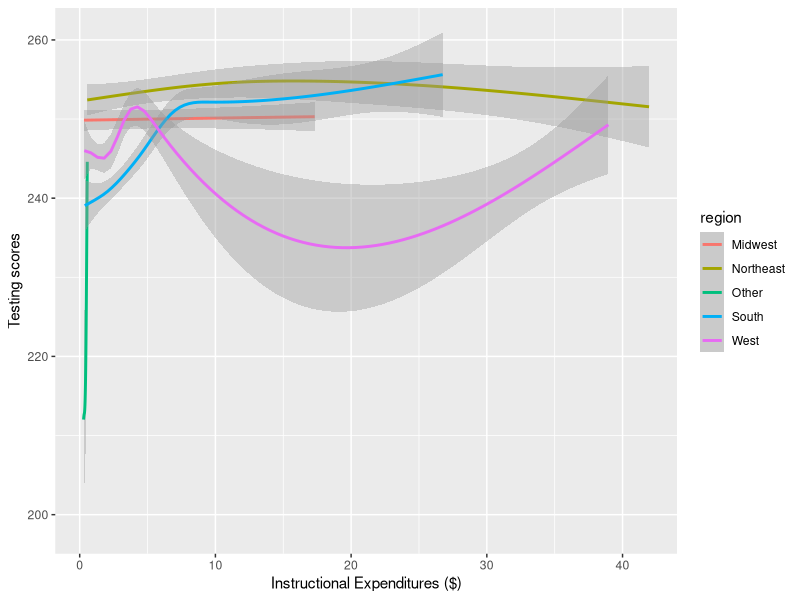
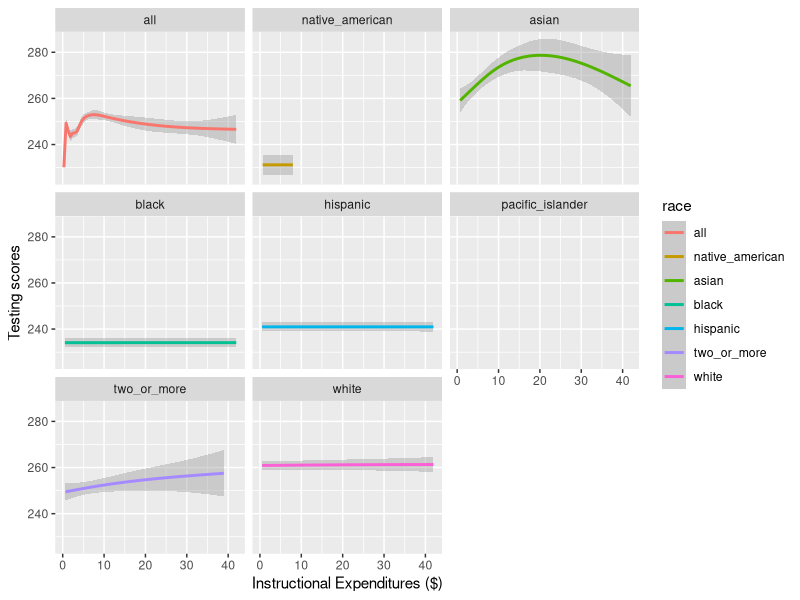
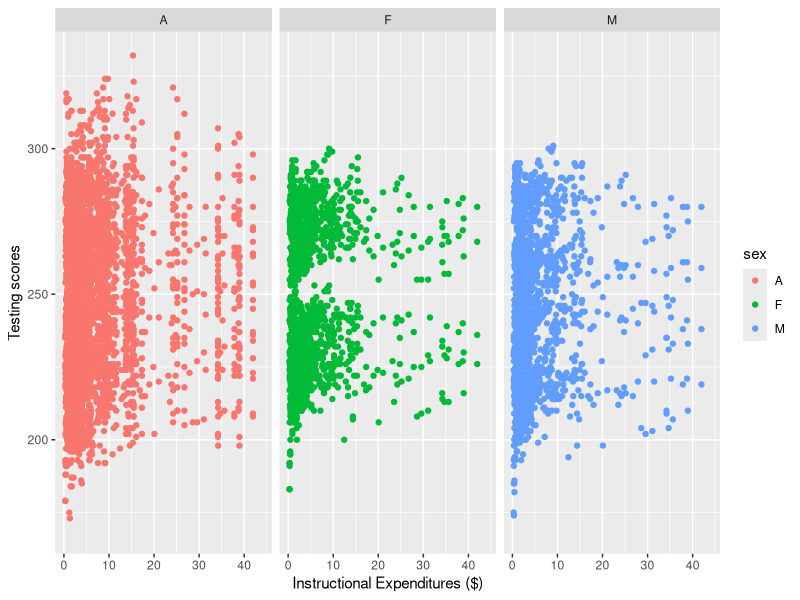
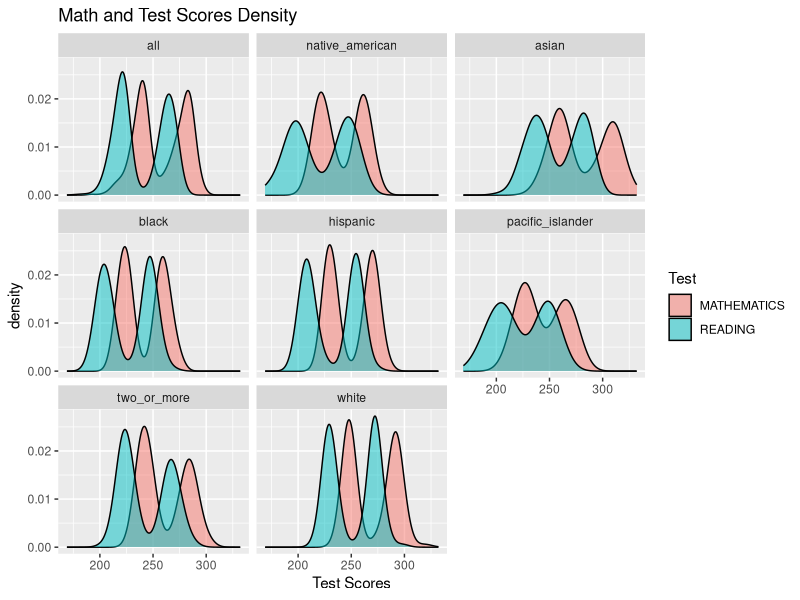
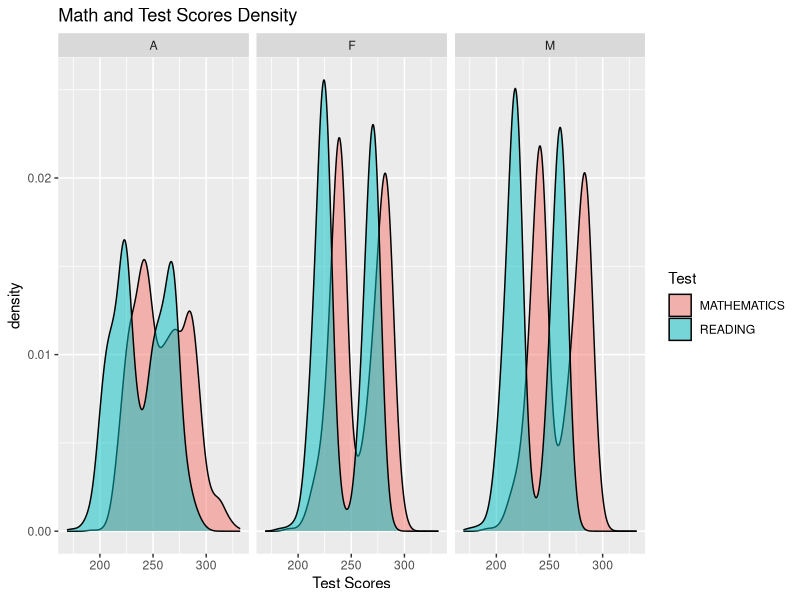
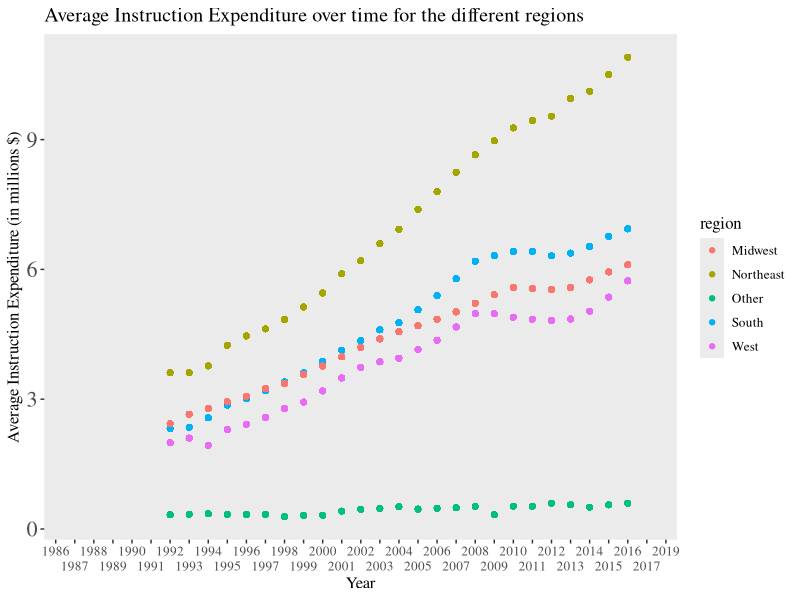

Here is the R script that generated these plots, in order: (Note: this script raises an error after producing the figures.)
## ---- chunk 1
knitr::opts_chunk$set(echo = FALSE)
library(tidyverse)
library(readxl)
## ---- chunk 2
schools <- read_xlsx("US_schools_data.xlsx")
## ---- chunk 3
clean_schools <-schools %>%
  select(PRIMARY_KEY,
         TOTAL_EXPENDITURE, 
         INSTRUCTION_EXPENDITURE, 
         SUPPORT_SERVICES_EXPENDITURE, 
         OTHER_EXPENDITURE, 
         CAPITAL_OUTLAY_EXPENDITURE, 
         ends_with("READING"), 
         ends_with("MATHEMATICS"))
## ---- chunk 4

clean_schools$PRIMARY_KEY <- str_replace(clean_schools$PRIMARY_KEY,"_", " ")

clean_schools <- clean_schools %>%
  separate(PRIMARY_KEY, 
           into = c("year", "state"), 
           sep = " ")

clean_schools$state <- str_replace_all(clean_schools$state, "_", " ")


## ---- chunk 5
clean_schools <- clean_schools %>%
  pivot_longer("G04_A_A_READING":"G08_TR_A_MATHEMATICS",
               names_to = c("grade","race", "sex", "test"),
               names_sep = "_",
               values_to = "score")
## ---- chunk 6
clean_schools <- clean_schools %>%
  mutate(sex = as.factor(sex),
         race = fct_recode(as.factor(clean_schools$race), 
                           all = "A",
                           asian = "AS",
                           hispanic = "HI",
                           black = "BL",
                           white = "WH",
                           pacific_islander = "HP",
                           two_or_more = "TR",
                           native_american = "AM"),
         test = as.factor(test),
         grade =as.factor(grade),
         INSTRUCTION_EXPENDITURE = INSTRUCTION_EXPENDITURE / 1000000
         )
  
## ---- chunk 7
MIDWEST <- c("INDIANA",
             "ILLINOIS",
             "MICHIGAN",
             "OHIO",
             "WISCONSIN",
             "IOWA",
             "KANSAS",
             "MINNESOTA",
             "MISSOURI",
             "NEBRASKA",
             "NORTH DAKOTA",
             "SOUTH DAKOTA")

NORTHEAST <- c("CONNECTICUT",
               "MAINE",
               "MASSACHUSETTS",
               "NEW HAMPSHIRE",
             "RHODE ISLAND",
             "VERMONT",
             "NEW JERSEY",
             "NEW YORK",
             "PENNSYLVANIA")

SOUTH <- c("DELAWARE",
           "DISTRICT",
           "FLORIDA",
           "GEORGIA",
            "MARYLAND",
           "NORTH CAROLINA",
           "SOUTH CAROLINA",
           "VIRGINIA",
            "WEST VIRGINIA",
           "ALABAMA","KENTUCKY",
           "MISSISSIPPI",
            "TENNESSEE",
           "ARKANSAS",
           "LOUISIANA",
           "OKLAHOMA",
           "TEXAS")

WEST <- c("ARIZONA",
          "COLORADO",
          "IDAHO",
          "NEW MEXICO",
          "MONTANA",
            "UTAH",
          "NEVADA",
          "WYOMING",
          "ALASKA",
          "CALIFORNIA",
            "HAWAII",
          "OREGON",
          "WASHINGTON")

clean_schools <- clean_schools %>%
  mutate(region = if_else(state %in% MIDWEST, "Midwest", 
                          if_else(state %in% NORTHEAST, "Northeast", 
                                  if_else(state %in% SOUTH, "South", 
                                          if_else(state %in% WEST, "West", "Other")))))

## ---- chunk 8
clean_schools %>%
  group_by(region) %>%
  ggplot(aes(x = INSTRUCTION_EXPENDITURE, y = score, color = region)) +
  geom_smooth() +
  labs(x = "Instructional Expenditures ($)", 
       y = "Testing scores")  

clean_schools %>%
  ggplot(aes(x = INSTRUCTION_EXPENDITURE, y = score, color = race)) +
  #geom_point() +
  geom_smooth() +
  labs(x = "Instructional Expenditures ($)", 
       y = "Testing scores")  +
  facet_wrap(~race)

clean_schools %>%
  ggplot(aes(x = INSTRUCTION_EXPENDITURE, y = score, color = sex)) +
  geom_point() +
  labs(x = "Instructional Expenditures ($)", 
       y = "Testing scores")  +
  facet_wrap(~sex)
## ---- chunk 9
clean_schools %>%
  ggplot()+
  geom_density(mapping = aes(x = score, fill = test), alpha = 0.5)+
  facet_wrap(~race) +
  labs(title = "Math and Test Scores Density", x = "Test Scores", fill = "Test")

clean_schools %>%
  ggplot()+
  geom_density(mapping = aes(x = score, fill = test), alpha = 0.5)+
  facet_wrap(~sex) +
  labs(title = "Math and Test Scores Density", x = "Test Scores", fill = "Test")
## ---- chunk 10
clean_schools %>%
  #filter(!is.na(INSTRUCTION_EXPENDITURE)) %>%
  group_by(year, region, race, sex) %>%
  mutate(  avg = mean(INSTRUCTION_EXPENDITURE, na.rm = TRUE),
         year = as.factor(year)) %>%
  ggplot(mapping = aes(x = year, y = avg, color = region))+
  geom_point() +
  scale_x_discrete(guide = guide_axis(n.dodge=2))+
  theme(panel.grid.major = element_blank(), 
        panel.grid.minor = element_blank(),
        text=element_text(size=12, 
                          family="serif"),
                          axis.text.y = element_text(size = 16))+
  labs(title = "Average Instruction Expenditure over time for the different regions", y = "Average Instruction Expenditure (in millions $)", x = "Year")
## ---- chunk 11
clean_schools %>%
  group_by(year, region) %>%
  filter(year > 1992 & year < 2017) %>%
  mutate(
    avg = mean(INSTRUCTION_EXPENDITURE, na.rm = TRUE),
         year = as.factor(year)) %>%
  ggplot(mapping = aes(x = year, 
                       y = avg,
                       group = region,
                       color = fct_reorder2(region, year, INSTRUCTION_EXPENDITURE)))+
  geom_line() +
  scale_x_discrete(guide = guide_axis(n.dodge=2)) +
  #scale_colour_brewer(palette = "Paired") +
  theme(panel.grid.major = element_blank(), 
        panel.grid.minor = element_blank(),
        text=element_text(size=12, 
                          family="serif"),
                          axis.text.y = element_text(size = 16))+
  # code for removing gridlines from https://felixfan.github.io/ggplot2-remove-grid-background-margin/
  # code for font from https://stackoverflow.com/questions/34522732/changing-fonts-in-ggplot2
  # annotation from https://ggplot2.tidyverse.org/reference/annotate.html
  labs(title = "Average Instruction Expenditure Over Time by Region",
       x = "Year",
       y = "Average Instruction Expenditure (Millions $)",
       color = "Region")+
  annotate("text", 
           x = "2012", 
           y = 7.75, 
           label = "Large increase \n for Northeast",
           size = 2)

## ---- chunk 12
clean_schools %>%
  filter(test == "MATHEMATICS",
         !is.na(score)) %>%
  lm(score ~ INSTRUCTION_EXPENDITURE, data = .) ->
  math_model

clean_schools %>%
  filter(test == "READING",
         !is.na(score)) %>%
  lm(score ~ INSTRUCTION_EXPENDITURE, data = .) ->
  reading_model
## ---- chunk 13
summary(math_model)
# math model has higher r^2
summary(reading_model)
## ---- chunk 14
clean_schools %>%
  lm(score ~ test, data = .) ->
  test_model
summary(test_model)
## ---- chunk 15
clean_schools %>%
  mutate(year = as.numeric(year)) %>%
  lm(score ~ test + year, data = .) %>%
  summary()
## ---- chunk 16
clean_schools %>%
  mutate(year = as.numeric(year),
         state = as.factor(state)) %>%
  lm(score ~ test + year + SUPPORT_SERVICES_EXPENDITURE, data = .) %>%
  summary()
## ---- chunk 17
clean_schools %>%
  mutate(year = as.numeric(year)) %>%
  lm(score ~ test + year + region + SUPPORT_SERVICES_EXPENDITURE, data = .) %>%
  summary()
## ---- chunk 18
clean_schools %>%
  mutate(year = as.numeric(year)) %>%
  lm(score ~ test + year + region + SUPPORT_SERVICES_EXPENDITURE + race, data = .) %>%
  summary()
## ---- chunk 19
clean_schools %>%
  mutate(year = as.numeric(year)) %>%
  lm(score ~ test + year + region + race, data = .) %>%
  summary()
## ---- chunk 20
clean_schools %>%
  mutate(year = as.numeric(year)) %>%
  lm(score ~ test + year + region + SUPPORT_SERVICES_EXPENDITURE + race + grade, data = .) %>%
  summary()
## ---- chunk 21
clean_schools %>%
  mutate(year = as.numeric(year)) %>%
  lm(score ~ test + year + region +  race + grade + INSTRUCTION_EXPENDITURE, data = .) %>%
  summary()
## ---- chunk 22
clean_schools %>%
  mutate(year = as.numeric(year)) %>%
  lm(score ~ test + year + region + race + grade , data = .) %>%
  summary()
## ---- chunk 23
clean_schools %>%
  mutate(year = as.numeric(year)) %>%
  ggplot(mapping = aes(x = year, 
                           y = score,
                           color = race))+
  geom_point()+
  geom_jitter()+
  #stat_smooth(method = "lm")+
  facet_grid(rows = vars(test), cols = vars(grade))+
  theme(panel.grid.major = element_blank(), 
        panel.grid.minor = element_blank())
## ---- chunk 24
clean_schools %>%
  filter(year >= 2010,
         race != "all") %>%
  mutate(year = as.factor(year)) %>%
  ggplot(mapping = aes(x = year, 
                           y = score,
                           color = race))+
  geom_point()+
  geom_jitter()+
  stat_smooth(method = "lm")+
  facet_grid(rows = vars(test), cols = vars(grade))+
  theme(panel.grid.major = element_blank(), 
        panel.grid.minor = element_blank())
## ---- chunk 25
schools_lm <- clean_schools %>%
  mutate(year = as.numeric(year)) %>%
  lm(score ~ test + year + region + race + grade + INSTRUCTION_EXPENDITURE, data = .)
schools_predict <- predict(schools_lm)
schools_sigma <- sigma(schools_lm)
## ---- chunk 26
noise <- function(x, mean = 0, sd){
  n <- length(x)
  new_data <- x + rnorm(n, mean, sd)
  return(new_data)
}
## ---- chunk 27
new_data <- tibble(
  predict_score = noise(schools_predict,
                         sd = schools_sigma)
)
## ---- chunk 28
new_data <- clean_schools %>% 
  filter(!is.na(score), 
         !is.na(test), 
         !is.na(year),
         !is.na(region),
         !is.na(race),
         !is.na(grade),
         !is.na(INSTRUCTION_EXPENDITURE)) %>% 
  select(score, test, year, region, race, grade,
         INSTRUCTION_EXPENDITURE) %>% 
  bind_cols(new_data)
## ---- chunk 29
nsims <- 1000

sims <- map_dfc(1:nsims, ~tibble(
  sim = noise(schools_predict, 
              sd = schools_sigma)))
## ---- chunk 30
colnames(sims) <- colnames(sims) %>% 
  str_replace(pattern = "\\.\\.\\.",
                  replace = "_")
## ---- chunk 31
sims <- clean_schools %>% 
filter(!is.na(score), 
         !is.na(test), 
         !is.na(year),
         !is.na(region),
         !is.na(race),
         !is.na(grade),
         !is.na(INSTRUCTION_EXPENDITURE)) %>%  
  select(score) %>% 
  bind_cols(sims)
## ---- chunk 32
sim_r_sq <- sims %>% 
  map( ~lm(score ~ .x, data = sims)) %>% 
  map(broom::glance) %>% 
  map_dbl(~.$r.squared)
## ---- chunk 33
sim_r_sq <- sim_r_sq[names(sim_r_sq) != "score"]
head(sim_r_sq)
## ---- chunk 34
tibble(sims = sim_r_sq) %>% 
  ggplot(aes(x = sims)) + 
  geom_histogram()
